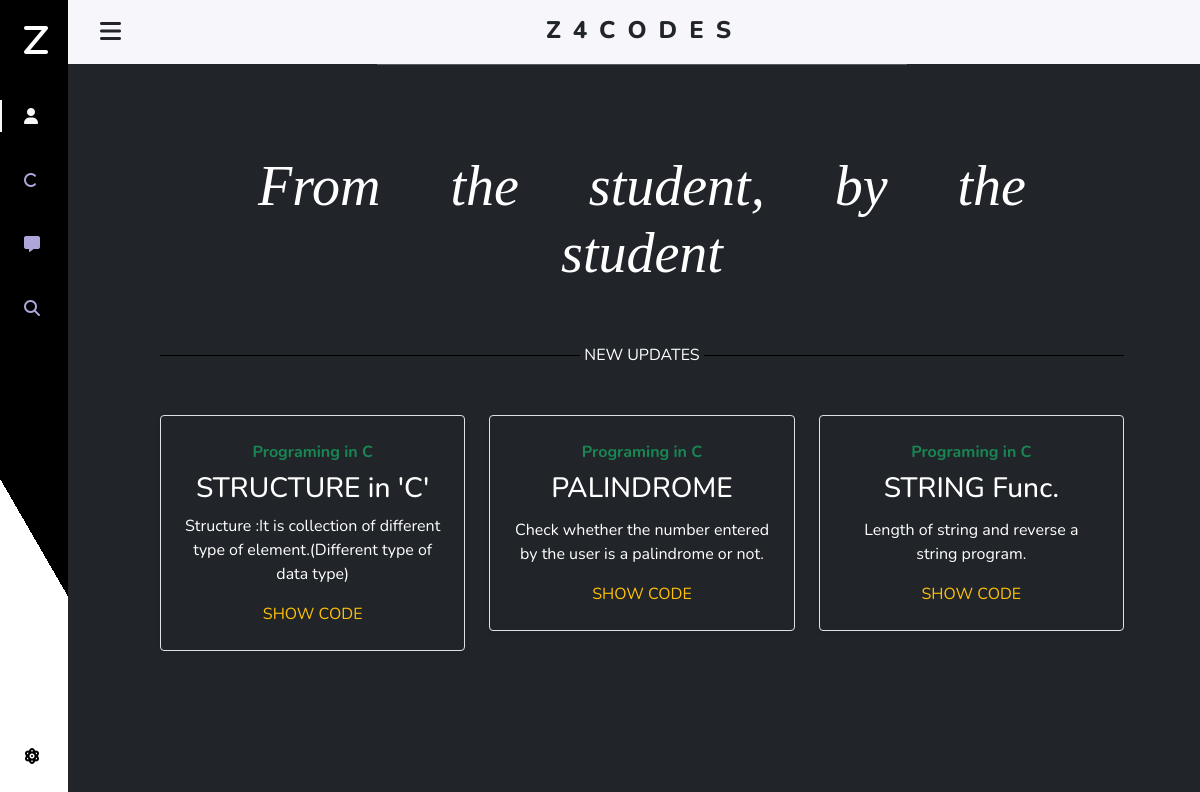
/, run on an earlier commit of the app's database.
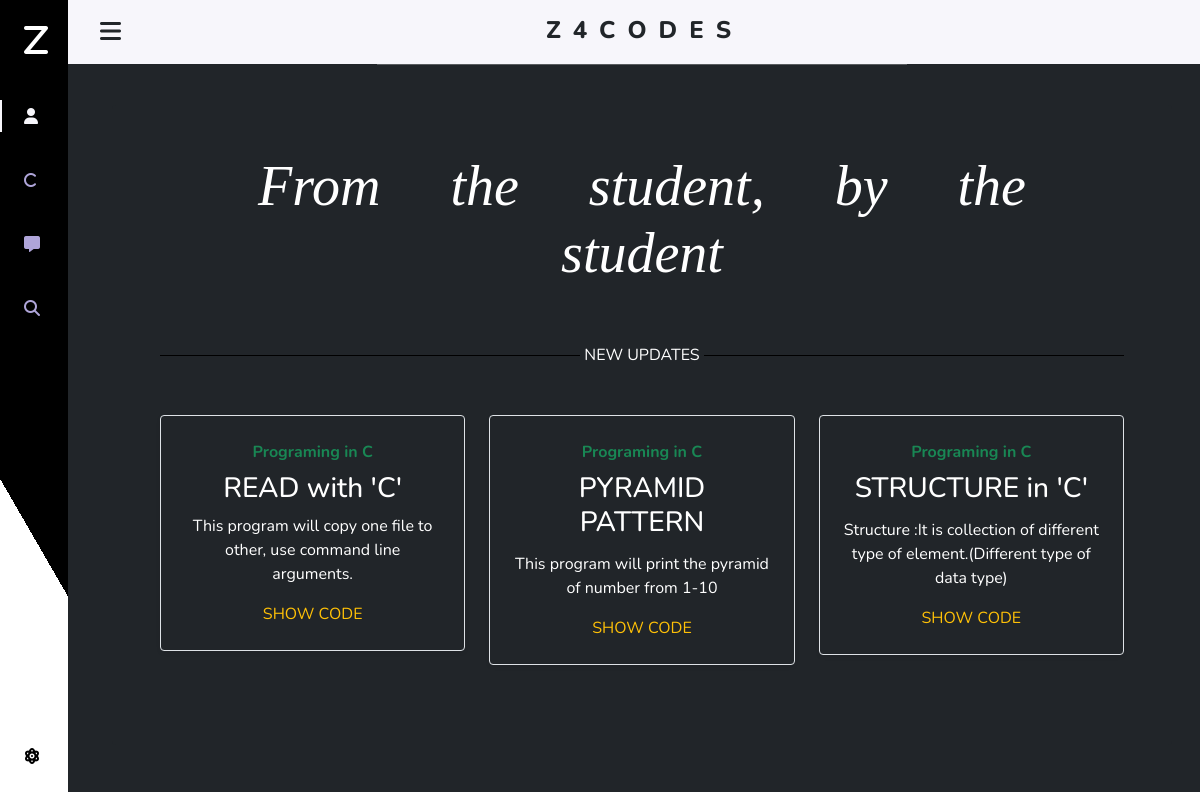
And on a later commit of the database.
### codes/models.py (models this page shows)
class newcodes(models.Model):
    user_id = models.AutoField
    fullname = models.CharField(max_length=200)
    codefile = models.FileField(upload_to ='programs/')
    description = models.CharField(max_length=2000,default='')
    codeurl = models.URLField(max_length=2000,default='')
    def __str__(self) -> str:
        return self.fullname

### codes/views.py (the view)
# urls.py: path('', views.Home),
def Home(request):
    programs=newcodes.objects.all();
    print(programs[len(programs)-2])
    param={'programs':programs,'range':range(0,len(programs),-1),'first':programs[len(programs)-1],'second':programs[len(programs)-2],'third':programs[len(programs)-3]}
    return render(request,"trial.html",param)

### templates/trial.html (shortened to what the changed rows need)
<!doctype html>
<html lang="en">
  <head>
    {% load static %}
    <link href="https://cdn.jsdelivr.net/npm/bootstrap@5.1.3/dist/css/bootstrap.min.css" rel="stylesheet">
    <link rel="stylesheet" href="https://cdnjs.cloudflare.com/ajax/libs/font-awesome/6.1.1/css/all.min.css" />
  </head>
  <body id="body-pd" class="bg-dark">
    <div id="app">
        <header class="header" id="header">
            <div class="container text-center">
                <h2 class="ml13 mt-1"> <a href="/" class="active text-black">Z4CODES</a></h2>
            </div>
        </header>
        <div class="height-100">
            <div class="container text-center text-white">
                <div v-if="maincontent">
                        <div class="pl-5 p-4 p-md-5 mb-4 text-white rounded bg-dark text-center">
                            <div class="row text-center">
                                <div class="col-12 col-md-12 px-0">
                                    <h1 class="display-4 fst-italic" style="font-family:emoji;">From the student, by the student</h1>
                                </div>
                            </div>
                            <div class="row mt-5 mb-2">
                                <div class="col-md-4">
                                  <div class="row g-0 border rounded overflow-hidden flex-md-row mb-4 shadow-sm h-md-250 position-relative">
                                    <div class="col p-4 d-flex flex-column position-static">
                                      <strong class="d-inline-block mb-2 text-success">Programing in C</strong>
                                      <h3 class="">{{first.fullname}}</h3>
                                      <p class="mt-1card-text mb-auto">{{first.description}}</p>
                                      <a href="/showcode/{{first.id}}" class="stretched-link text-warning mt-3">SHOW CODE</a>
                                    </div>
                                  </div>
                                </div>
                                <div class="col-md-4">
                                  <div class="row g-0 border rounded overflow-hidden flex-md-row mb-4 shadow-sm h-md-250 position-relative">
                                    <div class="col p-4 d-flex flex-column position-static">
                                      <strong class="d-inline-block mb-2 text-success">Programing in C</strong>
                                      <h3 class="">{{second.fullname}}</h3>
                                      <p class="mt-1 mb-auto">{{second.description}}</p>
                                      <a href="/showcode/{{second.id}}" class="stretched-link text-warning mt-3">SHOW CODE</a>
                                    </div>
                                  </div>
                                </div>
                                <div class="col-md-4">
                                    <div class="row g-0 border rounded overflow-hidden flex-md-row mb-4 shadow-sm h-md-250 position-relative">
                                      <div class="col p-4 d-flex flex-column position-static">
                                        <strong class="d-inline-block mb-2 text-success">Programing in C</strong>
                                        <h3 class="">{{third.fullname}}</h3>
                                        <p class=" mt-1 mb-auto">{{third.description}}</p>
                                        <a  href="/showcode/{{third.id}}" class="stretched-link text-warning mt-3">SHOW CODE</a>
                                      </div>
                                    </div>
                                  </div>
                              </div>
                        </div>
                    </div>
                </div>
            </div>
        </div>
  </body>
</html>

What changed in the data, as far as the page shows it:
no longer on this page (row unchanged): newcodes: fullname "PALINDROME", description "Check whether the number entered by the user is a palindrome or not."
no longer on this page (row unchanged): newcodes: fullname "STRING Func.", description "Length of string and reverse a string program."
added newcodes: fullname "READ with 'C'", description "This program will copy one file to other, use command line arguments."
added newcodes: fullname "PYRAMID PATTERN", description "This program will print the pyramid of number from 1-10"
Also different on the page:
{{ third.fullname }}: "STRING Func." → "STRUCTURE in 'C'"
{{ third.description }}: "Length of string and reverse a string program." → "Structure :It is collection of different type of element.(Different type of data type)"
{{ first.fullname }}: "STRUCTURE in 'C'" → "READ with 'C'"
{{ first.description }}: "Structure :It is collection of different type of element.(Different type of data type)" → "This program will copy one file to other, use command line arguments."
